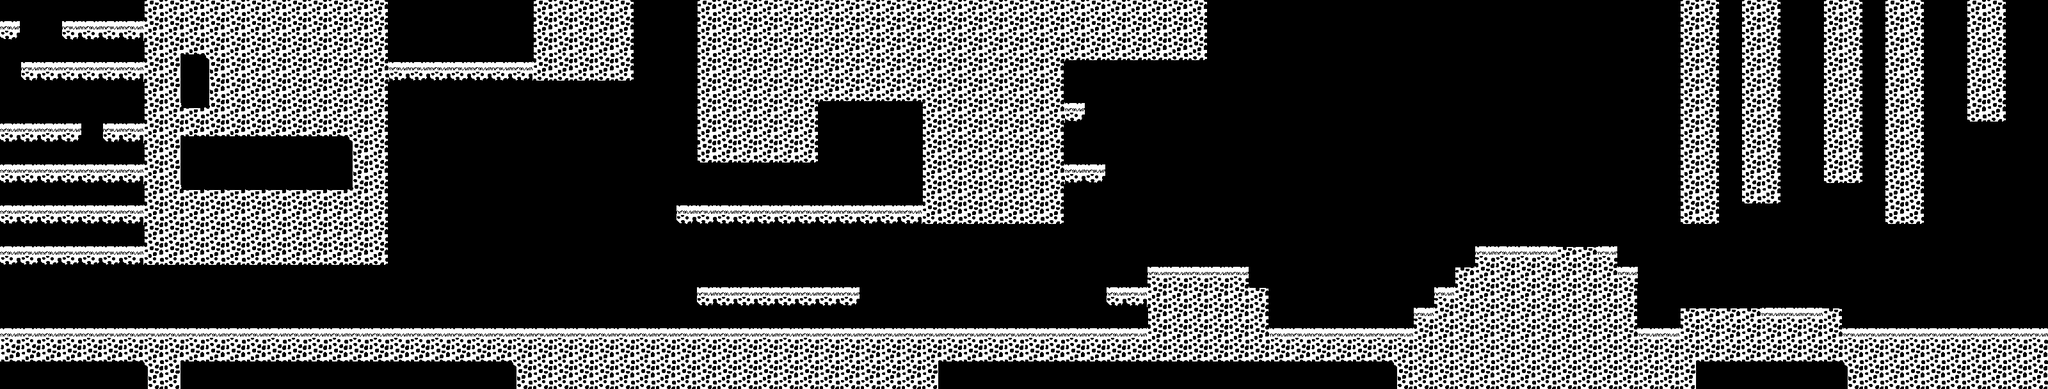

Tiled map render using the project's own tile images. Description and the map definition, with tile-layer contents summarised, below:
An orthogonal 100x19 tile map with 32x32 px tiles, 2 tile layers (detail, main).

<map version="1.0" orientation="orthogonal" width="100" height="19" tilewidth="32" tileheight="32">
 <tileset firstgid="1" name="tilesheet" tilewidth="32" tileheight="32">
  <image source="../img/tilesheet.png" width="256" height="256" />
 </tileset>
 <layer name="detail" width="100" height="19">
  <data>[1900 cells, 48 non-empty, 16 distinct tile ids]</data>
 </layer>
 <layer name="main" width="100" height="19">
  <data>[1900 cells, 804 non-empty, 24 distinct tile ids]</data>
 </layer>
</map>